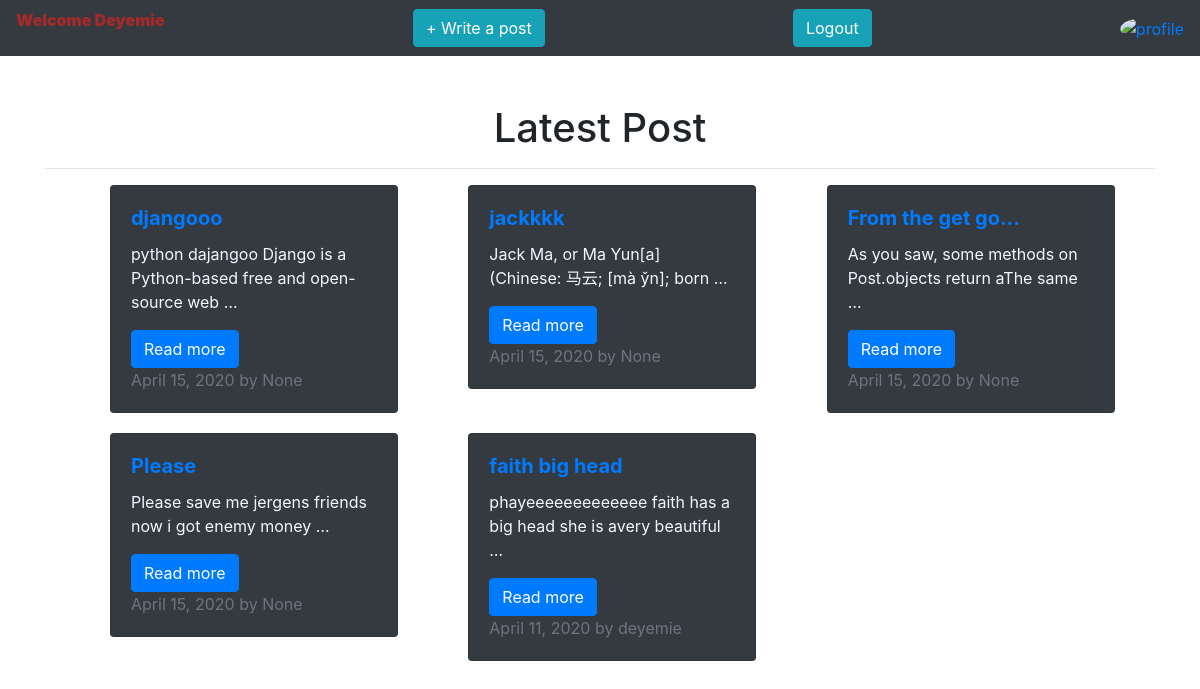
Page / (signed in) on the earlier database version.
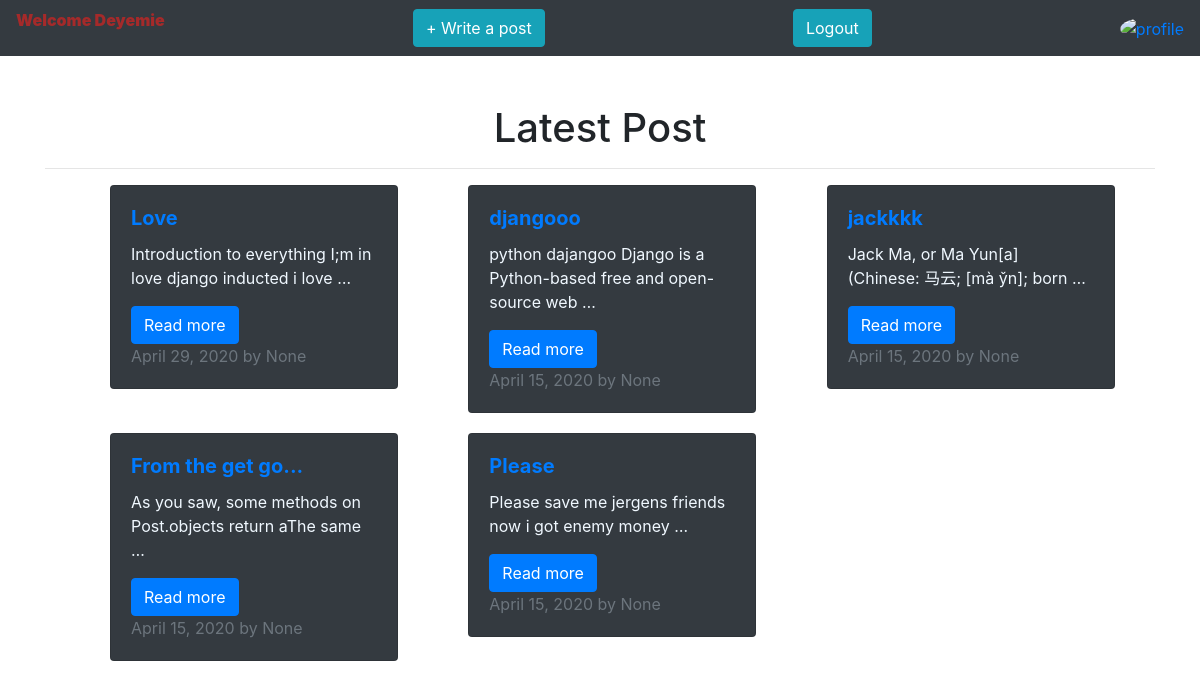
Same page on the later database version.
### blog/models.py (models this page shows, shortened)
class Blog(models.Model):
    title = models.CharField(max_length=100, null=False, unique=True)
    slug = models.SlugField(max_length=100, unique=True, null=True)
    body = models.TextField()
    creator = models.ForeignKey(User, null=True, on_delete=models.SET_NULL)
    profile_pic = models.ImageField(default="jeez.png", null=True, blank=True)
    date_posted= models.DateTimeField(auto_now_add=True)

### blog/views.py (the view)
# urls.py: path('', views.home, name='home'),
def home(request):
    blog = Blog.objects.all()
    blog_posts = blog.filter(
            date_posted__lte=timezone.now()
            ).order_by('-date_posted')[:5]
    myFilter = blogFilter(request.GET, queryset=blog)
    searchResult = myFilter.qs
    context = {'blog_posts': blog_posts, 'myFilter': myFilter, 'searchResult': searchResult}
    template_name = 'blog/homepage.html'
    return render(request, template_name, context)

### templates/blog/homepage.html (shortened to what this page needs)
{% extends 'blog/main.html' %}
{% load static %}
{% block content %}
<div class="container">
    <br>
    <br>
    <h1 class="text-center">
        Latest Post
       </h1>
    <hr>
    <div class="row">
        {% for blog_post in blog_posts %}
            <div class="col-lg-4  col-md-2">
                <div class="card bg-dark" style="width: 18rem; margin-bottom: 20px; color: aliceblue;">
                    <div class="card-body">
                    <h5 class="card-title font-weight-bold"><a href="{% url 'blog' blog_post.id %}">{{ blog_post.title}}</a></h5>
                    <p class="card-text"> {{ blog_post.body| truncatewords:10 }}</p>
                    <a href="{% url 'blog' blog_post.id %}" class="btn btn-primary">Read more</a> <br>
                    <span class="text-muted"> {{blog_post.date_posted.date }} by {{blog_post.creator}}
                    </span>
                    </div>
                </div>
            </div>
    <br>
    {% endfor %}
    </div>
</div>
{% endblock %}

Differences in the rows shown:
removed Blog: title "faith big head", body "phayeeeeeeeeeeeee faith has a big head she is avery beautiful …", date_posted "April 11, 2020", creator "deyemie"
added Blog: title "Love", body "Introduction to everything I;m in love django inducted i love …", date_posted "April 29, 2020", creator "None"
